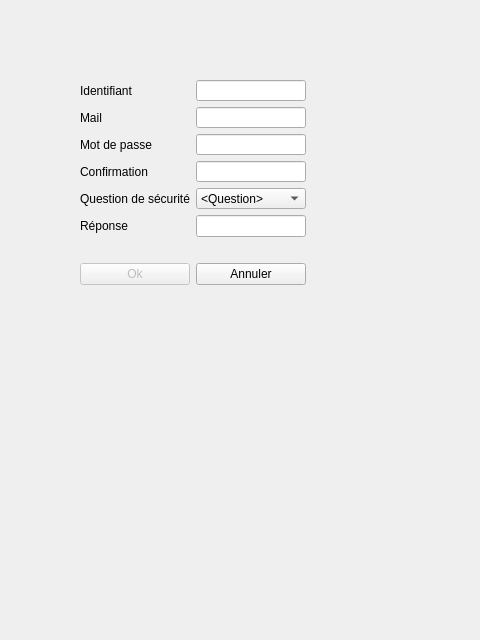
<?xml version="1.0" encoding="UTF-8"?>
<ui version="4.0">
 <class>SignIn</class>
 <widget class="QDialog" name="SignIn">
  <property name="geometry">
   <rect>
    <x>0</x>
    <y>0</y>
    <width>480</width>
    <height>640</height>
   </rect>
  </property>
  <property name="windowTitle">
   <string>Dialog</string>
  </property>
  <widget class="QWidget" name="">
   <property name="geometry">
    <rect>
     <x>80</x>
     <y>80</y>
     <width>226</width>
     <height>205</height>
    </rect>
   </property>
   <layout class="QGridLayout" name="gridLayout">
    <item row="2" column="0">
     <layout class="QHBoxLayout" name="horizontalLayout">
      <item>
       <widget class="QPushButton" name="confirm">
        <property name="enabled">
         <bool>false</bool>
        </property>
        <property name="text">
         <string>Ok</string>
        </property>
        <property name="checkable">
         <bool>false</bool>
        </property>
        <property name="default">
         <bool>false</bool>
        </property>
       </widget>
      </item>
      <item>
       <widget class="QPushButton" name="cancel">
        <property name="text">
         <string>Annuler</string>
        </property>
       </widget>
      </item>
     </layout>
    </item>
    <item row="0" column="0">
     <layout class="QFormLayout" name="formLayout">
      <item row="0" column="0">
       <widget class="QLabel" name="idLab">
        <property name="text">
         <string>Identifiant</string>
        </property>
       </widget>
      </item>
      <item row="0" column="1">
       <widget class="QLineEdit" name="idLine"/>
      </item>
      <item row="1" column="0">
       <widget class="QLabel" name="mailLab">
        <property name="text">
         <string>Mail</string>
        </property>
       </widget>
      </item>
      <item row="1" column="1">
       <widget class="QLineEdit" name="mailLine"/>
      </item>
      <item row="2" column="0">
       <widget class="QLabel" name="pwd1Lab">
        <property name="text">
         <string>Mot de passe</string>
        </property>
       </widget>
      </item>
      <item row="2" column="1">
       <widget class="QLineEdit" name="pwd1Line"/>
      </item>
      <item row="3" column="0">
       <widget class="QLabel" name="pwd2Lab">
        <property name="text">
         <string>Confirmation</string>
        </property>
       </widget>
      </item>
      <item row="3" column="1">
       <widget class="QLineEdit" name="pwd2Line"/>
      </item>
      <item row="4" column="0">
       <widget class="QLabel" name="qSecuLab">
        <property name="text">
         <string>Question de sécurité</string>
        </property>
       </widget>
      </item>
      <item row="4" column="1">
       <widget class="QComboBox" name="choQSecu">
        <item>
         <property name="text">
          <string>&lt;Question&gt;</string>
         </property>
        </item>
       </widget>
      </item>
      <item row="5" column="0">
       <widget class="QLabel" name="ansQSecuLab">
        <property name="text">
         <string>Réponse</string>
        </property>
       </widget>
      </item>
      <item row="5" column="1">
       <widget class="QLineEdit" name="ansQSecu"/>
      </item>
     </layout>
    </item>
    <item row="1" column="0">
     <widget class="QLabel" name="error">
      <property name="text">
       <string/>
      </property>
     </widget>
    </item>
   </layout>
  </widget>
 </widget>
 <resources/>
 <connections/>
</ui>
